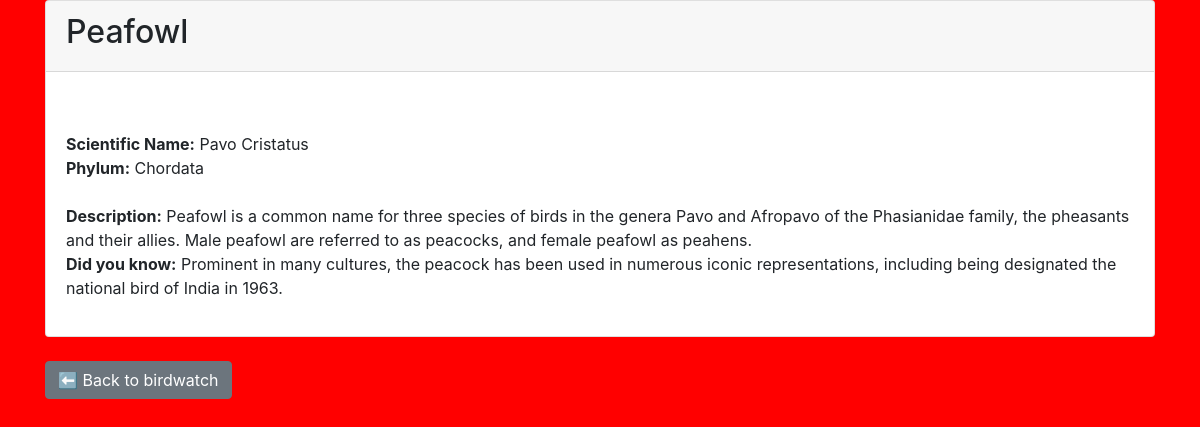
/flyers, run on an earlier commit of the app's database.
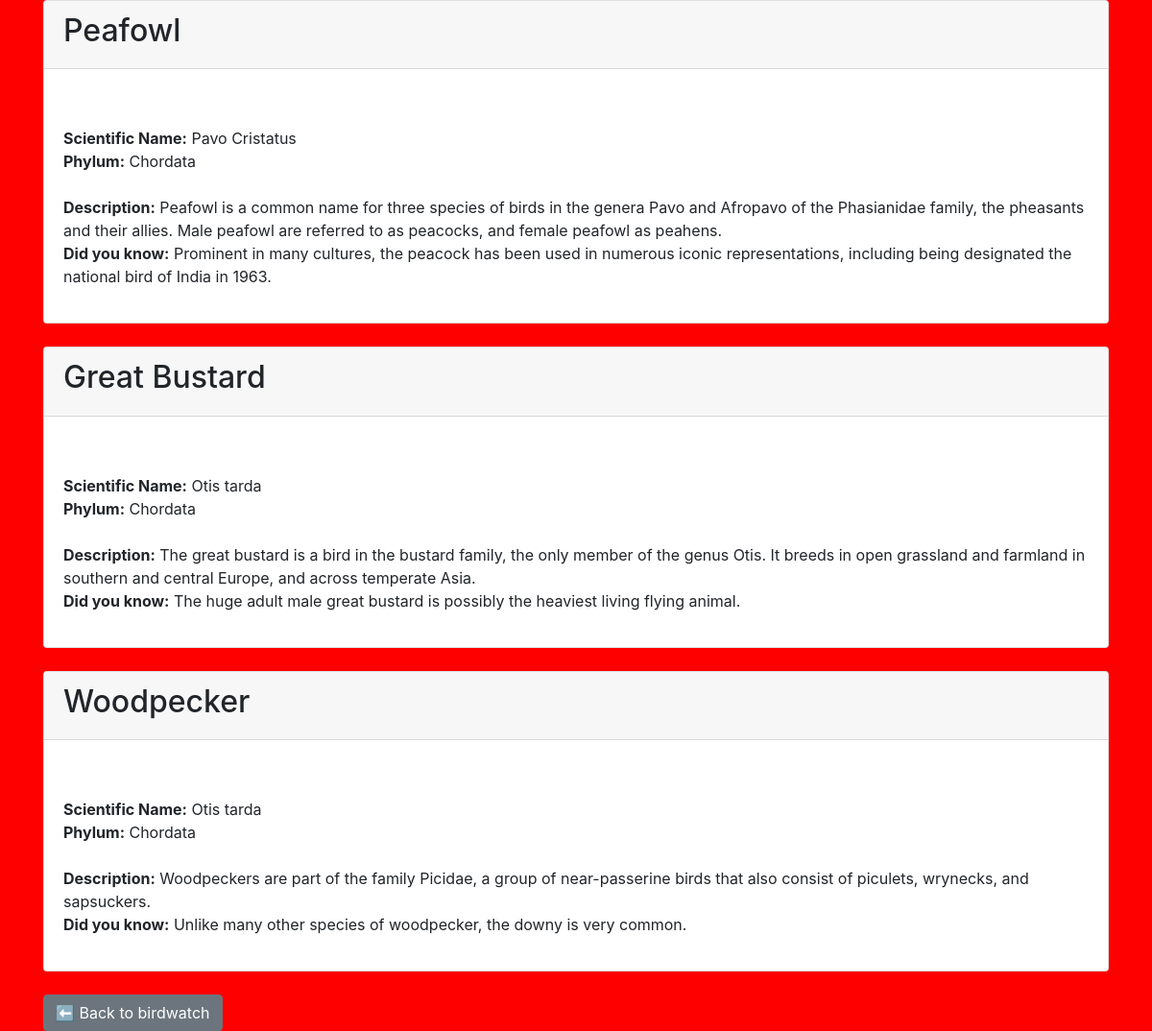
And on a later commit of the database.
### tables this page shows
CREATE TABLE flights(
birdID int,
birdName varchar(255),
phylum varchar(255),
sciName varchar(255),
desc varchar(255),
know varchar(255),
img varchar(255),
PRIMARY KEY(birdID)
);

### app.py (the view)
@app.route('/flyers')
def flights():
    flights = execute_sql('SELECT * FROM flights')
    return render_template('flyers.html', flights=flights)

### app.py (called while the page is built)
def open_connection():
    connection = getattr(g, '_connection', None)
    if connection == None:
        connection = g._connection = sqlite3.connect(PATH)
    connection.row_factory = sqlite3.Row
    return connection

def execute_sql(sql, values=(), commit=False, single=False):
    connection = open_connection()
    cursor = connection.execute(sql, values)
    if commit == True:
        results = connection.commit()
    else:
        results = cursor.fetchone() if single else cursor.fetchall()
    cursor.close()
    return results

@app.teardown_appcontext
def close_connection(exception):
    connection = getattr(g, '_connection', None)
    if connection is not None:
        connection.close()

### templates/flyers.html
{% extends "layout.html" %}
{% block content %}
{{ show_flights(flights) }}
<a href="/birdwatch" class="btn btn-secondary"> ⬅️ Back to birdwatch</a>
{% endblock %}

### templates/layout.html (shortened to what this page needs)
{% from '_macros.html' import show_flight, show_flights with context %}
{% from '_macros.html' import show_noflight, show_noflights with context %}
{% from '_macros.html' import show_colorful, show_colorfuls with context %}
<!doctype html>
<html>
  <head>
    <link rel="stylesheet" href="https://stackpath.bootstrapcdn.com/bootstrap/4.3.1/css/bootstrap.min.css"
>
    <link rel="stylesheet" type="text/css" href="/static/css/styles.css">
  </head>
  <body>
      <div class="main-container">
        <div class="container">
          {% block content %}
          {% endblock %}
        </div>
      </div>
  </body>
</html>

### templates/_macros.html (shortened to what this page needs)
{% macro show_flight(flights) %}
<div class="card adjust-height">
  <header class="card-header">
    <div class="card-header-title">
      <h2>{{ flights['birdName']}} </h2>
    </div>
  </header>
  <div class="card-content" style="padding: 20px;">
    <div class="content">
      <p>
        <center><img src="{{ flights['img'] }}" alt="" style="height: 500px;"></center>
        <b>Scientific Name:</b> {{ flights['sciName'] }}<br>
        <b>Phylum:</b> {{ flights['phylum']}}<br>
        <br>
        <b>Description:</b> {{ flights['desc'] }}<br>
        <b>Did you know:</b> {{ flights['know'] }}
      </p>
    </div>
  </div>
</div>
<br>
{% endmacro %}
{% macro show_flights(flights) %}
<div class="columns is-multiline">
  {% for flight in flights %}
  <div class="column is-half">
    {{ show_flight(flight) }}
  </div>
  {% endfor %}
</div>
{% endmacro %}

### static/css/styles.css (style rules this page uses)
body { background-color: red; }

What changed in the data, as far as the page shows it:
added flights: birdName "Great Bustard", sciName "Otis tarda", phylum "Chordata", desc "The great bustard is a bird in the bustard family, the only member of the genus Otis. It breeds in open grassland and farmland in southern and central Europe, and across temperate Asia.", know "The huge adult male great bustard is possibly the heaviest living flying animal."
added flights: birdName "Woodpecker", sciName "Otis tarda", phylum "Chordata", desc "Woodpeckers are part of the family Picidae, a group of near-passerine birds that also consist of piculets, wrynecks, and sapsuckers.", know "Unlike many other species of woodpecker, the downy is very common."
